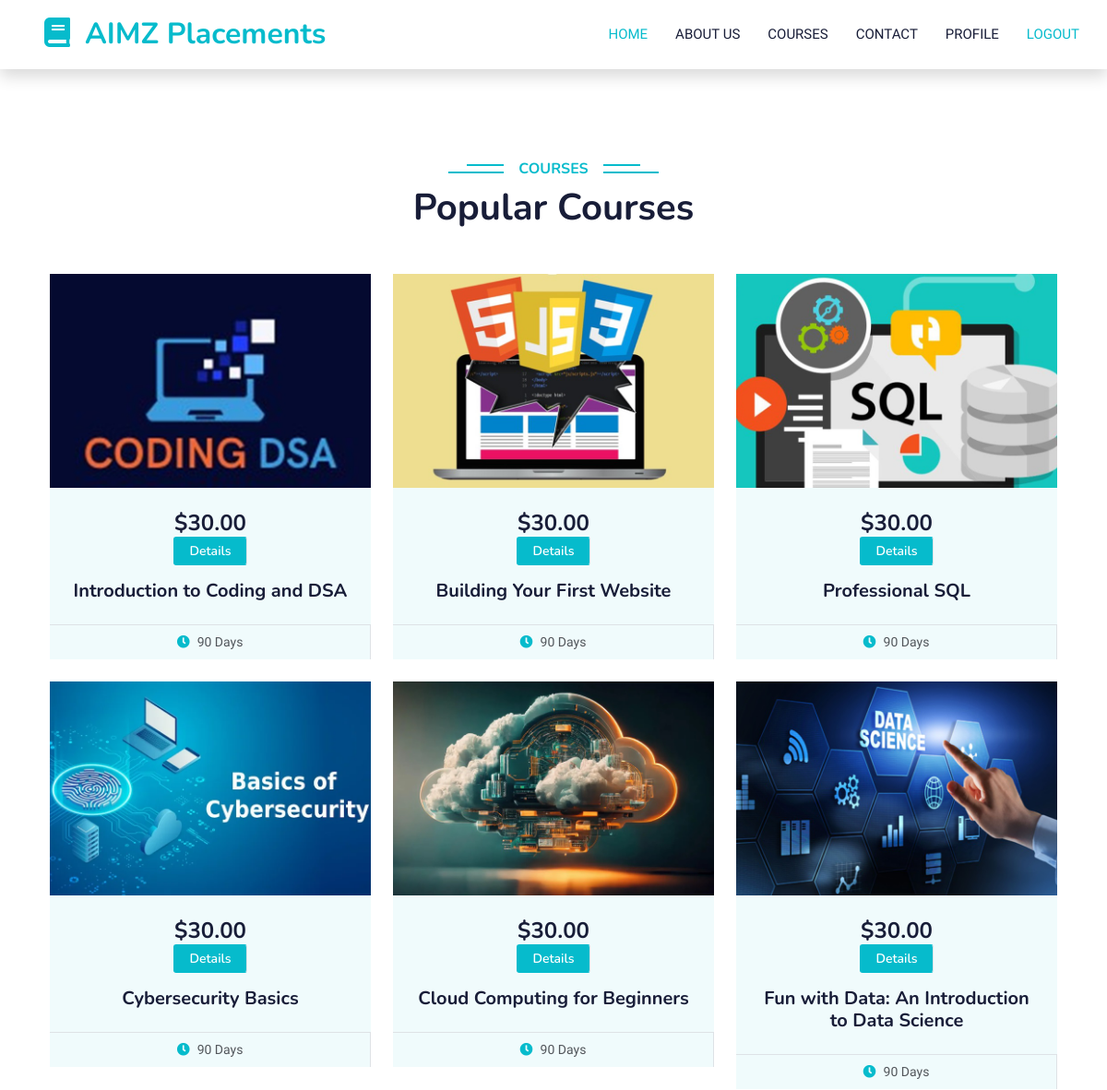
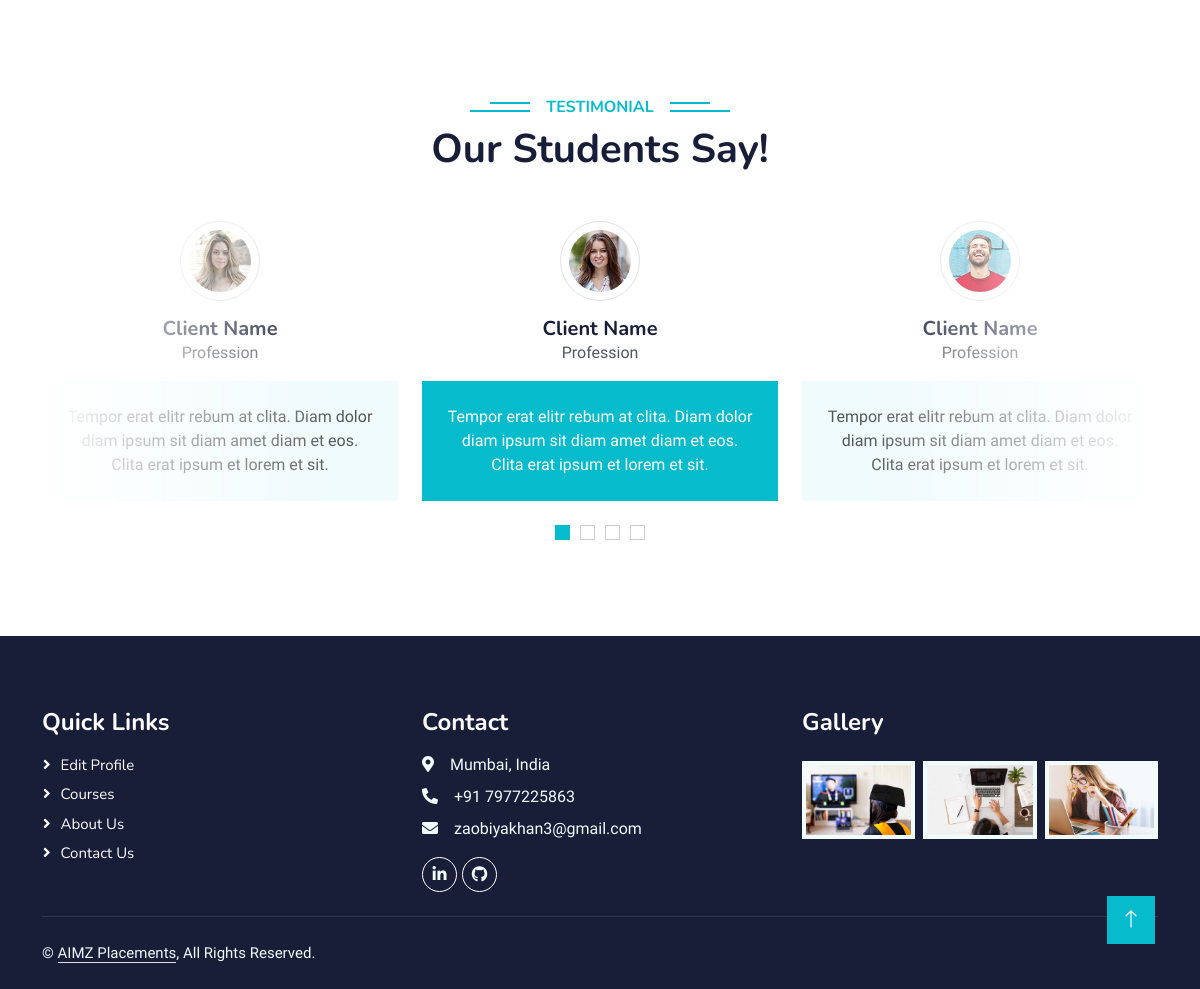
Screenshot of /courses/ (signed in) with the database file from the repository (2 pictures, top to bottom).
### aimz/models.py (models this page shows, shortened)
class Course(models.Model):
    title = models.CharField(max_length=225)
    description = models.TextField()
    image = models.ImageField(upload_to="course")
    students_enrolled = models.ManyToManyField(StudentProfile, through='CourseEnrollment')
    class Meta:
        verbose_name_plural="Courses"

### aimz/views.py (the view)
# urls.py: path( "courses/", views.course_list, name='course_list'),
@login_required(login_url="/user/sign-in/")
def course_list(request):
    courses = Course.objects.all()
    context = {
        'courses': courses,
    }
    return render(request, "aimz/courses.html", context)

### templates/aimz/courses.html (shortened to what this page needs)
{% load static %}
<!DOCTYPE html>
<html lang="en">
<head>
    <link href="https://cdnjs.cloudflare.com/ajax/libs/font-awesome/5.10.0/css/all.min.css" rel="stylesheet">
    <link href="https://cdn.jsdelivr.net/npm/bootstrap-icons@1.4.1/font/bootstrap-icons.css" rel="stylesheet">
    <link href="{% static 'lib/animate/animate.min.css' %}" rel="stylesheet">
    <link href="{% static 'lib/owlcarousel/assets/owl.carousel.min.css' %}" rel="stylesheet">
    <link href="{% static 'css/bootstrap.min.css' %}" rel="stylesheet">
    <link href="{% static 'css/style.css' %}" rel="stylesheet">
</head>
<body>
    <nav class="navbar navbar-expand-lg bg-white navbar-light shadow sticky-top p-0">
        <a href="{% url 'aimz:index' %}" class="navbar-brand d-flex align-items-center px-4 px-lg-5">
            <h2 class="m-0 text-primary"><i class="fa fa-book me-3"></i>AIMZ Placements</h2>
        </a>
        <div class="collapse navbar-collapse" id="navbarCollapse">
            <div class="navbar-nav ms-auto p-4 p-lg-0">
                <a href="{% url 'aimz:index' %}" class="nav-item nav-link active">Home</a>
                <a href="{% url 'aimz:about' %}" class="nav-item nav-link">About us</a>
                <a href="{% url 'aimz:course_list' %}" class="nav-item nav-link">Courses</a>
                <a href="{% url 'aimz:contact' %}" class="nav-item nav-link">Contact</a>
                <a href="{% url 'profs:profile' %}" class="nav-item nav-link">Profile</a>
                <a href="{% url 'userauths:sign-out' %}" class="nav-item nav-link active">Logout</a>
            </div>
        </div>
    </nav>
    <div class="container">
        <div class="container-xxl py-5">
            <div class="text-center wow fadeInUp" data-wow-delay="0.1s">
                <h6 class="section-title bg-white text-center text-primary px-3">Courses</h6>
                <br>
                <h1 class="mb-5">Popular Courses</h1>
            </div>
                <div class="row g-4 justify-content-center">
                    {% for course in courses %}
                        <div class="col-lg-4 col-md-6 wow fadeInUp" data-wow-delay="0.3s">
                            <div class="course-item bg-light">
                                <div class="position-relative overflow-hidden">
                                    <img class="img-fluid" src="{{ course.image.url }}" alt="">
                                </div>
                                <div class="text-center p-4 pb-0">
                                    <h4 class="mb-0">$30.00</h4>
                                    <div class="mb-3">
                                        <a href="{% url 'aimz:apply_course' course.id %}" class="flex-shrink-0 btn btn-sm btn-primary px-3 border-end">Details</a>
                                    </div>
                                    <h5 class="mb-4">{{ course.title }}</h5>
                                </div>
                                <div class="d-flex border-top">
                                    <small class="flex-fill text-center border-end py-2"><i class="fa fa-clock text-primary me-2"></i>90 Days</small>
                                </div>
                            </div>
                        </div>
                    {% endfor %}
                </div>
        </div>
    </div>
    <div class="container-xxl py-5 wow fadeInUp" data-wow-delay="0.1s">
        <div class="container">
            <div class="text-center">
                <h6 class="section-title bg-white text-center text-primary px-3">Testimonial</h6>
                <h1 class="mb-5">Our Students Say!</h1>
            </div>
            <div class="owl-carousel testimonial-carousel position-relative">
                <div class="testimonial-item text-center">
                    <img class="border rounded-circle p-2 mx-auto mb-3" src="{% static 'img/testimonial-1.jpg' %}" style="width: 80px; height: 80px;">
                    <h5 class="mb-0">Client Name</h5>
                    <p>Profession</p>
                    <div class="testimonial-text bg-light text-center p-4">
                    <p class="mb-0">Tempor erat elitr rebum at clita. Diam dolor diam ipsum sit diam amet diam et eos. Clita erat ipsum et lorem et sit.</p>
                    </div>
                </div>
                <div class="testimonial-item text-center">
                    <img class="border rounded-circle p-2 mx-auto mb-3" src="{% static 'img/testimonial-2.jpg' %}" style="width: 80px; height: 80px;">
                    <h5 class="mb-0">Client Name</h5>
                    <p>Profession</p>
                    <div class="testimonial-text bg-light text-center p-4">
                    <p class="mb-0">Tempor erat elitr rebum at clita. Diam dolor diam ipsum sit diam amet diam et eos. Clita erat ipsum et lorem et sit.</p>
                    </div>
                </div>
                <div class="testimonial-item text-center">
                    <img class="border rounded-circle p-2 mx-auto mb-3" src="{% static 'img/testimonial-4.jpg' %}" style="width: 80px; height: 80px;">
                    <h5 class="mb-0">Client Name</h5>
                    <p>Profession</p>
                    <div class="testimonial-text bg-light text-center p-4">
                    <p class="mb-0">Tempor erat elitr rebum at clita. Diam dolor diam ipsum sit diam amet diam et eos. Clita erat ipsum et lorem et sit.</p>
                    </div>
                </div>
            </div>
        </div>
    </div>
    <div class="container-fluid bg-dark text-light footer pt-5 mt-5 wow fadeIn" data-wow-delay="0.1s">
        <div class="container py-4">
            <div class="row g-4">
                <div class="col-lg-4 col-md-6">
                    <h4 class="text-white mb-3">Quick Links</h4>
                    <a class="btn btn-link" href="{% url 'profs:profile' %}">Edit Profile</a>
                    <a class="btn btn-link" href="{% url 'aimz:course_list' %}">Courses</a>
                    <a class="btn btn-link" href="{% url 'aimz:about' %}">About Us</a>
                    <a class="btn btn-link" href="{% url 'aimz:contact' %}">Contact Us</a>
                </div>
                <div class="col-lg-4 col-md-6">
                    <h4 class="text-white mb-3">Contact</h4>
                    <p class="mb-2"><i class="fa fa-map-marker-alt me-3"></i>Mumbai, India</p>
                    <p class="mb-2"><i class="fa fa-phone-alt me-3"></i>+91 7977225863</p>
                    <p class="mb-2"><i class="fa fa-envelope me-3"></i>zaobiyakhan3@gmail.com</p>
                    <div class="d-flex pt-2">
                        <a class="btn btn-outline-light btn-social" href="https://www.linkedin.com/in/zaobiya-khan/"><i class="fab fa-linkedin-in"></i></a>
                        <a class="btn btn-outline-light btn-social" href="https://github.com/Zaobiya"><i class="fab fa-github"></i></a>
                    </div>
                </div>
                <div class="col-lg-4 col-md-6">
                    <h4 class="text-white mb-3">Gallery</h4>
                    <div class="row g-2 pt-2">
                        <div class="col-4">
                            <img class="img-fluid bg-light p-1" src="{% static 'img/course-1.jpg' %}" alt="">
                        </div>
                        <div class="col-4">
                            <img class="img-fluid bg-light p-1" src="{% static 'img/course-2.jpg' %}" alt="">
                        </div>
                        <div class="col-4">
                            <img class="img-fluid bg-light p-1" src="{% static 'img/course-3.jpg' %}" alt="">
                        </div>
                    </div>
                </div>
            </div>
        </div>
        <div class="container">
            <div class="copyright">
                <div class="row">
                    <div class="col-md-6 text-center text-md-start mb-3 mb-md-0">
                        &copy; <a class="border-bottom" href="#">AIMZ Placements</a>, All Rights Reserved.
                    </div>
                </div>
            </div>
        </div>
    </div>
    <a href="#" class="btn btn-lg btn-primary btn-lg-square back-to-top"><i class="bi bi-arrow-up"></i></a>
</body>
</html>

### static/css/style.css (style rules this page uses)
:root { --primary: #06BBCC; --light: #F0FBFC; --dark: #181d38; }
.back-to-top { position: fixed; display: none; right: 45px; bottom: 45px; z-index: 99; }
.btn { font-family: 'Nunito', sans-serif; font-weight: 600; transition: .5s; }
.btn.btn-primary, .btn.btn-secondary { color: #FFFFFF; }
.btn-lg-square { width: 48px; height: 48px; }
.btn-square, .btn-sm-square, .btn-lg-square { padding: 0; display: flex; align-items: center; justify-content: center; font-weight: normal; border-radius: 0px; }
.navbar-light .navbar-nav .nav-link { margin-right: 30px; padding: 25px 0; color: #FFFFFF; font-size: 15px; text-transform: uppercase; outline: none; }
.navbar-light .navbar-nav .nav-link:hover, .navbar-light .navbar-nav .nav-link.active { color: var(--primary); }
.navbar-light .navbar-brand, .navbar-light a.btn { height: 75px; }
.navbar-light .navbar-nav .nav-link { color: var(--dark); font-weight: 500; }
.navbar-light.sticky-top { top: -100px; transition: .5s; }
.section-title { position: relative; display: inline-block; text-transform: uppercase; }
.section-title::before { position: absolute; content: ""; width: calc(100% + 80px); height: 2px; top: 4px; left: -40px; background: var(--primary); z-index: -1; }
.section-title::after { position: absolute; content: ""; width: calc(100% + 120px); height: 2px; bottom: 5px; left: -60px; background: var(--primary); z-index: -1; }
.category img, .course-item img { transition: .5s; }
.testimonial-carousel::before { position: absolute; content: ""; top: 0; left: 0; height: 100%; width: 0; background: linear-gradient(to right, rgba(255, 255, 255, 1) 0%, rgba(255, 255, 255, 0) 100%); z-index: 1; }
.testimonial-carousel::after { position: absolute; content: ""; top: 0; right: 0; height: 100%; width: 0; background: linear-gradient(to left, rgba(255, 255, 255, 1) 0%, rgba(255, 255, 255, 0) 100%); z-index: 1; }
@media (min-width: 768px) { .testimonial-carousel::before, .testimonial-carousel::after { width: 200px; } }
@media (min-width: 992px) { .testimonial-carousel::before, .testimonial-carousel::after { width: 300px; } }
.testimonial-carousel .owl-item .testimonial-text, .testimonial-carousel .owl-item.center .testimonial-text * { transition: .5s; }
.testimonial-carousel .owl-item.center .testimonial-text { background: var(--primary) !important; }
.testimonial-carousel .owl-item.center .testimonial-text * { color: #FFFFFF !important; }
.footer .btn.btn-social { margin-right: 5px; width: 35px; height: 35px; display: flex; align-items: center; justify-content: center; color: var(--light); font-weight: normal; border: 1px solid #FFFFFF; border-radius: 35px; transition: .3s; }
.footer .btn.btn-link { display: block; margin-bottom: 5px; padding: 0; text-align: left; color: #FFFFFF; font-size: 15px; font-weight: normal; text-transform: capitalize; transition: .3s; }
.footer .btn.btn-link::before { position: relative; content: "\f105"; font-family: "Font Awesome 5 Free"; font-weight: 900; margin-right: 10px; }
.footer .copyright { padding: 25px 0; font-size: 15px; border-top: 1px solid rgba(256, 256, 256, .1); }
.footer .copyright a { color: var(--light); }

### rows the page displays
Course: image (picture), title "Introduction to Coding and DSA"
Course: image (picture), title "Building Your First Website"
Course: image (picture), title "Professional SQL"
Course: image (picture), title "Cybersecurity Basics"
Course: image (picture), title "Cloud Computing for Beginners"
Course: image (picture), title "Fun with Data: An Introduction to Data Science"
